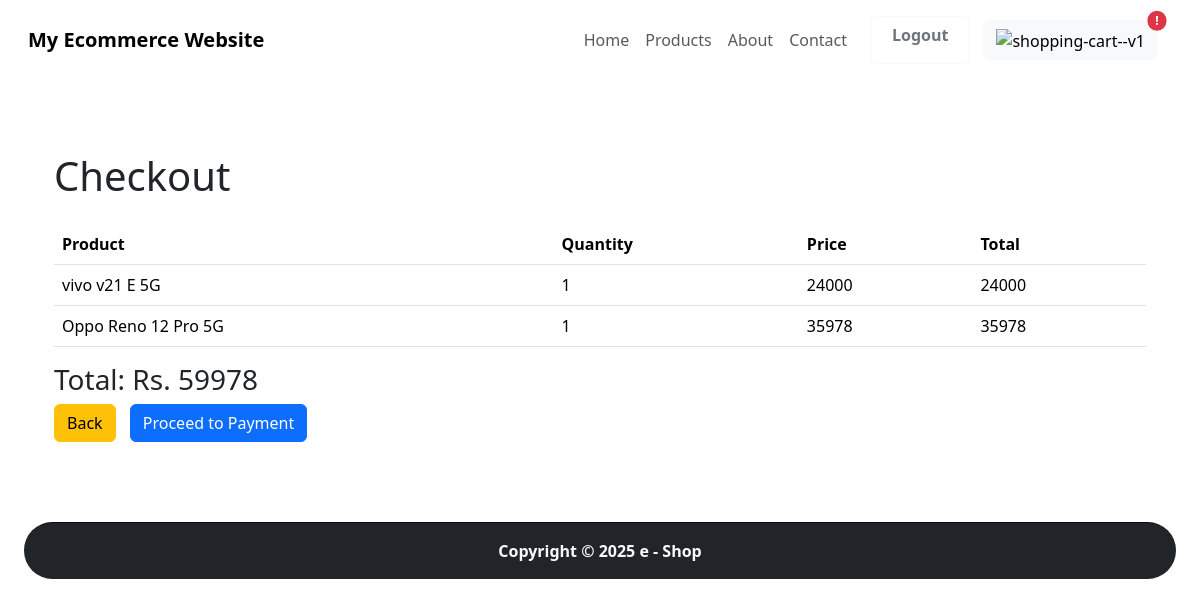
/checkout/ (signed in), run on an earlier commit of the app's database.
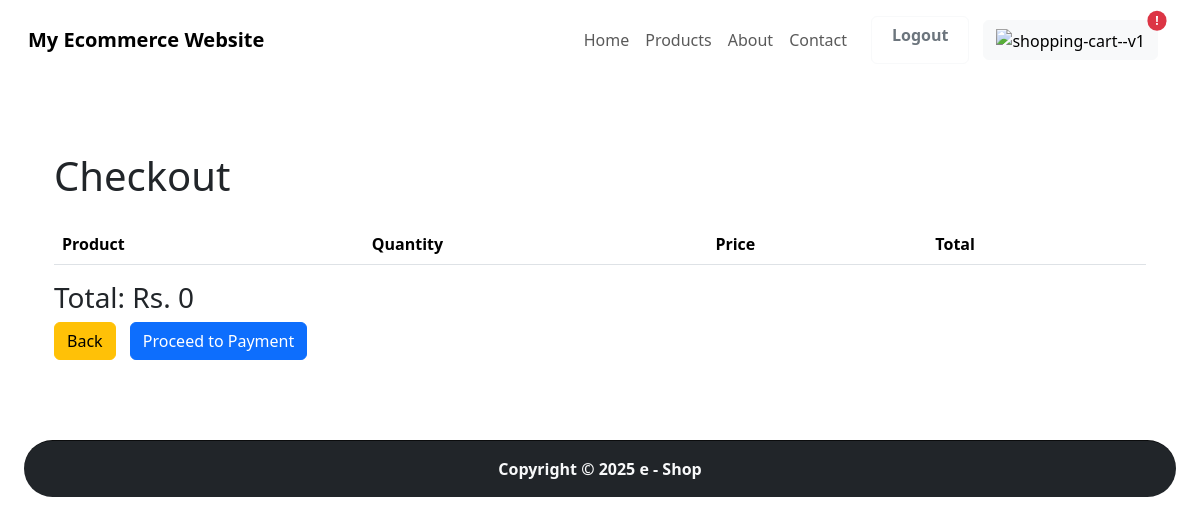
And on a later commit of the database.
### cart/models.py (models this page shows)
class CartItem(models.Model):
    cart = models.ForeignKey(Cart, on_delete=models.CASCADE)
    product = models.ForeignKey(Products, on_delete=models.CASCADE)
    quantity = models.IntegerField(default=1)
    added_at = models.DateTimeField(auto_now_add=True)
    def get_item_total(self):
        return self.product.price * self.quantity

### products/models.py (models this page shows)
class Products(models.Model):
    name = models.CharField(max_length=255)
    description = models.TextField()
    image = models.ImageField(upload_to='products')
    stock = models.IntegerField(default=0)
    price = models.IntegerField(default=0)
    category = models.CharField(max_length=255)

### cart/views.py (the view, shortened to what this page needs)
# urls.py: path('checkout/', checkout_view, name='checkout'),
@login_required(login_url='/login/')
def checkout_view(request):
    cart = get_object_or_404(Cart, user=request.user)
    cart_items = cart.cartitem_set.all().select_related('product')
    context = {
        'cart': cart,
        'cart_items': cart_items,
        'cart_total': cart.get_cart_total()
    }
    return render(request, 'checkout.html', context)

### cart/models.py (called while the page is built)
    def get_cart_total(self):
        cart_items = self.cartitem_set.all()
        total = sum(item.get_item_total() for item in cart_items)
        return total

### cart/templates/checkout.html (shortened to what this page needs)
{% extends "base.html" %}
{% block content %}
<div class="container py-5">
    <h1 class="mb-4">Checkout</h1>
    <form method="post">
        <table class="table table-hover">
            <thead>
                <tr>
                    <th>Product</th>
                    <th>Quantity</th>
                    <th>Price</th>
                    <th>Total</th>
                </tr>
            </thead>
            <tbody>
                {% for item in cart_items %}
                <tr>
                    <td>{{ item.product.name }}</td>
                    <td>{{ item.quantity }}</td>
                    <td>{{ item.product.price }}</td>
                    <td>{{ item.get_item_total }}</td>
                </tr>
                {% endfor %}
            </tbody>
        </table>
        <h3>Total: Rs. {{ cart_total }}</h3>
        <a href="{% url 'cart_view' %}" class="btn btn-warning">Back</a>
        <button type="button" id="rzp-button1" class="btn btn-primary">Proceed to Payment</button>
    </form>
</div>
{% endblock %}

What changed in the data, as far as the page shows it:
removed CartItem: product.name "vivo v21 E 5G", quantity "1", product.price "24000", get_item_total "24000"
removed CartItem: product.name "Oppo Reno 12 Pro 5G", quantity "1", product.price "35978", get_item_total "35978"
Also different on the page:
{{ cart_total }}: "59978" → "0"
